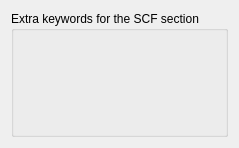
       <widget class="QWidget" name="pageExtraSCF">
        <property name="geometry">
         <rect>
          <x>0</x>
          <y>0</y>
          <width>100</width>
          <height>30</height>
         </rect>
        </property>
        <layout class="QVBoxLayout">
         <item>
          <widget class="Q3GroupBox" name="GroupBox24_4">
           <property name="title">
            <string>Extra keywords for the SCF section</string>
           </property>
           <layout class="QHBoxLayout">
            <property name="spacing">
             <number>6</number>
            </property>
            <property name="margin">
             <number>11</number>
            </property>
            <item>
             <widget class="Q3Table" name="TableSCF">
              <property name="whatsThis">
               <string>In this table extra keywords can be specified for the SCF section of the BRABO input file.








Each field can hold up to 10 characters. If a field is made longer, it occupies multiple cells. Rows can be added, removed and cleared, respectively, using the buttons on the right.








This input is not checked in any way for errors.</string>
              </property>
              <property name="numRows">
               <number>3</number>
              </property>
              <property name="numCols">
               <number>8</number>
              </property>
              <row>
               <property name="text">
                <string>1</string>
               </property>
              </row>
              <row>
               <property name="text">
                <string>2</string>
               </property>
              </row>
              <row>
               <property name="text">
                <string>3</string>
               </property>
              </row>
              <column>
               <property name="text">
                <string>keyword</string>
               </property>
              </column>
              <column>
               <property name="text">
                <string>field 1</string>
               </property>
              </column>
              <column>
               <property name="text">
                <string>field 2</string>
               </property>
              </column>
              <column>
               <property name="text">
                <string>field 3</string>
               </property>
              </column>
              <column>
               <property name="text">
                <string>field 4</string>
               </property>
              </column>
              <column>
               <property name="text">
                <string>field 5</string>
               </property>
              </column>
              <column>
               <property name="text">
                <string>field 6</string>
               </property>
              </column>
              <column>
               <property name="text">
                <string>field 7</string>
               </property>
              </column>
             </widget>
            </item>
            <item>
             <layout class="QVBoxLayout">
              <item>
               <widget class="QToolButton" name="ToolButtonAddSCF">
                <property name="whatsThis">
                 <string>Adds a new row. If a row is selected, the new row is inserted before the selected row. Otherwise the new row is added at the end.</string>
                </property>
                <property name="text">
                 <string/>
                </property>
                <property name="autoRaise">
                 <bool>true</bool>
                </property>
               </widget>
              </item>
              <item>
               <widget class="QToolButton" name="ToolButtonRemoveSCF">
                <property name="whatsThis">
                 <string>Removes the currently selected row.</string>
                </property>
                <property name="text">
                 <string/>
                </property>
                <property name="autoRaise">
                 <bool>true</bool>
                </property>
               </widget>
              </item>
              <item>
               <widget class="QToolButton" name="ToolButtonClearSCF">
                <property name="whatsThis">
                 <string>Clears the currently selected cells.</string>
                </property>
                <property name="text">
                 <string/>
                </property>
                <property name="autoRaise">
                 <bool>true</bool>
                </property>
               </widget>
              </item>
              <item>
               <spacer name="Spacer87_3">
                <property name="orientation">
                 <enum>Qt::Vertical</enum>
                </property>
                <property name="sizeType">
                 <enum>QSizePolicy::Expanding</enum>
                </property>
                <property name="sizeHint" stdset="0">
                 <size>
                  <width>20</width>
                  <height>110</height>
                 </size>
                </property>
               </spacer>
              </item>
             </layout>
            </item>
           </layout>
          </widget>
         </item>
        </layout>
       </widget>
